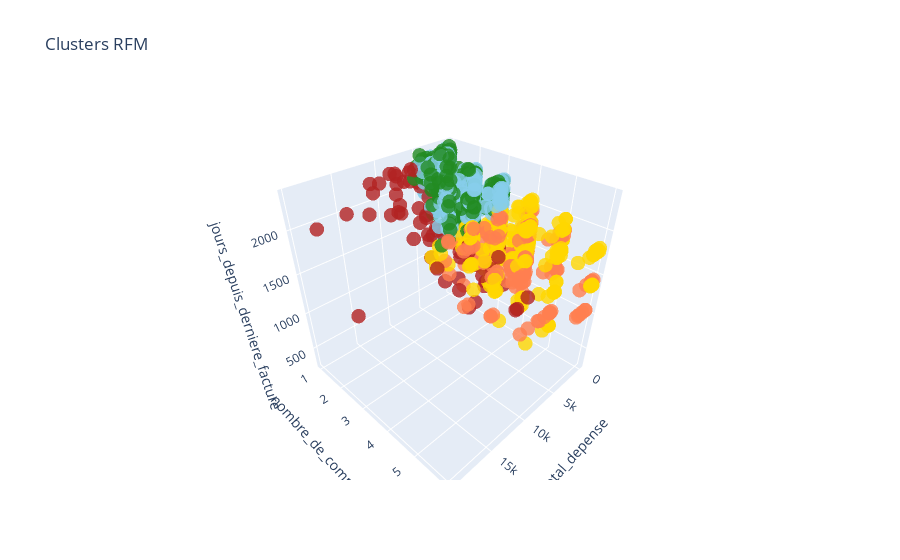

The code cell stored with this chart in its notebook:
### Code cell
segment_colors = {
    0: "forestgreen",
    1: "coral",
    2: "firebrick",
    3: "gold",
    4: "skyblue"
}

colors = df['cluster'].map(segment_colors)

fig = go.Figure(data=[go.Scatter3d(
    x=df['total_depense'],
    y=df['nombre_de_commande'],
    z=df['jours_depuis_derniere_facture'],
    mode='markers',
    marker=dict(
        size=5,
        color=colors,
        opacity=0.8
    )
)])

fig.update_layout(
    scene = dict(
        xaxis_title='total_depense',
        yaxis_title='nombre_de_commande',
        zaxis_title='jours_depuis_derniere_facture'
    ),
    title='Clusters RFM'
)

fig.show()

### Figure 1 — Plotly figure (JSON) as saved in the notebook; plotly's stock layout.template omitted (floating-point values rounded to 4 significant figures; data arrays with more than 128 entries replaced by an {"elided": "..."} marker saying what was removed)
{"data": [{"marker": {"color": {"elided": "1183 str values"}, "opacity": 0.8, "size": 5}, "mode": "markers", "type": "scatter3d", "x": {"elided": "1183 float values"}, "y": {"elided": "1183 int values"}, "z": {"elided": "1183 int values"}}], "layout": {"scene": {"xaxis": {"title": {"text": "total_depense"}}, "yaxis": {"title": {"text": "nombre_de_commande"}}, "zaxis": {"title": {"text": "jours_depuis_derniere_facture"}}}, "title": {"text": "Clusters RFM"}}}
